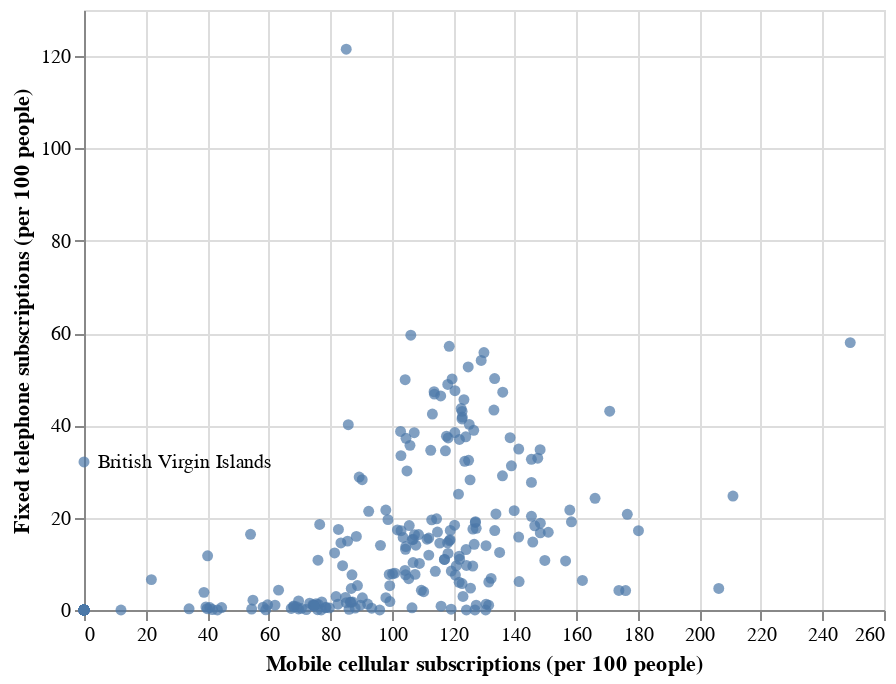

Here is the notebook cell this chart was saved with:
### Code cell
points = alt.Chart(data_year).mark_circle().encode(
    alt.X('ITCELSETSP2:Q', title=inv_code_dict['ITCELSETSP2']),
    alt.Y('ITMLTMAINP2:Q', title=inv_code_dict['ITMLTMAINP2']),
    alt.Tooltip(['Country Name', 'ITCELSETSP2:Q', 'ITMLTMAINP2:Q'])
)

# annotations from: https://stackoverflow.com/questions/44656141/how-to-do-annotations-with-altair
annotation = alt.Chart(data_year).mark_text(
    align='left',
    baseline='middle',
    fontSize=10,
    dx=7
).encode(
    alt.X('ITCELSETSP2:Q'),
    alt.Y('ITMLTMAINP2:Q'),
    alt.Text('Country Name')
).transform_filter(
    ('datum.ITCELSETSP2 == 0 && datum.ITMLTMAINP2>20')
)

points + annotation

### Figure 1 — Vega-Lite specification as saved in the notebook (floating-point values rounded to 4 significant figures; data arrays with more than 128 entries replaced by an {"elided": "..."} marker saying what was removed)
{"config": {"view": {"continuousWidth": 400, "continuousHeight": 300}}, "layer": [{"mark": "circle", "encoding": {"tooltip": [{"type": "nominal", "field": "Country Name"}, {"type": "quantitative", "field": "ITCELSETSP2"}, {"type": "quantitative", "field": "ITMLTMAINP2"}], "x": {"type": "quantitative", "field": "ITCELSETSP2", "title": "Mobile cellular subscriptions (per 100 people)"}, "y": {"type": "quantitative", "field": "ITMLTMAINP2", "title": "Fixed telephone subscriptions (per 100 people)"}}}, {"mark": {"type": "text", "align": "left", "baseline": "middle", "dx": 7, "fontSize": 10}, "encoding": {"text": {"type": "nominal", "field": "Country Name"}, "x": {"type": "quantitative", "field": "ITCELSETSP2"}, "y": {"type": "quantitative", "field": "ITMLTMAINP2"}}, "transform": [{"filter": "datum.ITCELSETSP2 == 0 && datum.ITMLTMAINP2>20"}]}], "data": {"name": "data-fdf3e91e83f9dbe928fb66d68e7e670e"}, "$schema": "https://vega.github.io/schema/vega-lite/v4.8.1.json", "datasets": {"data-fdf3e91e83f9dbe928fb66d68e7e670e": {"elided": "261 records"}}}
